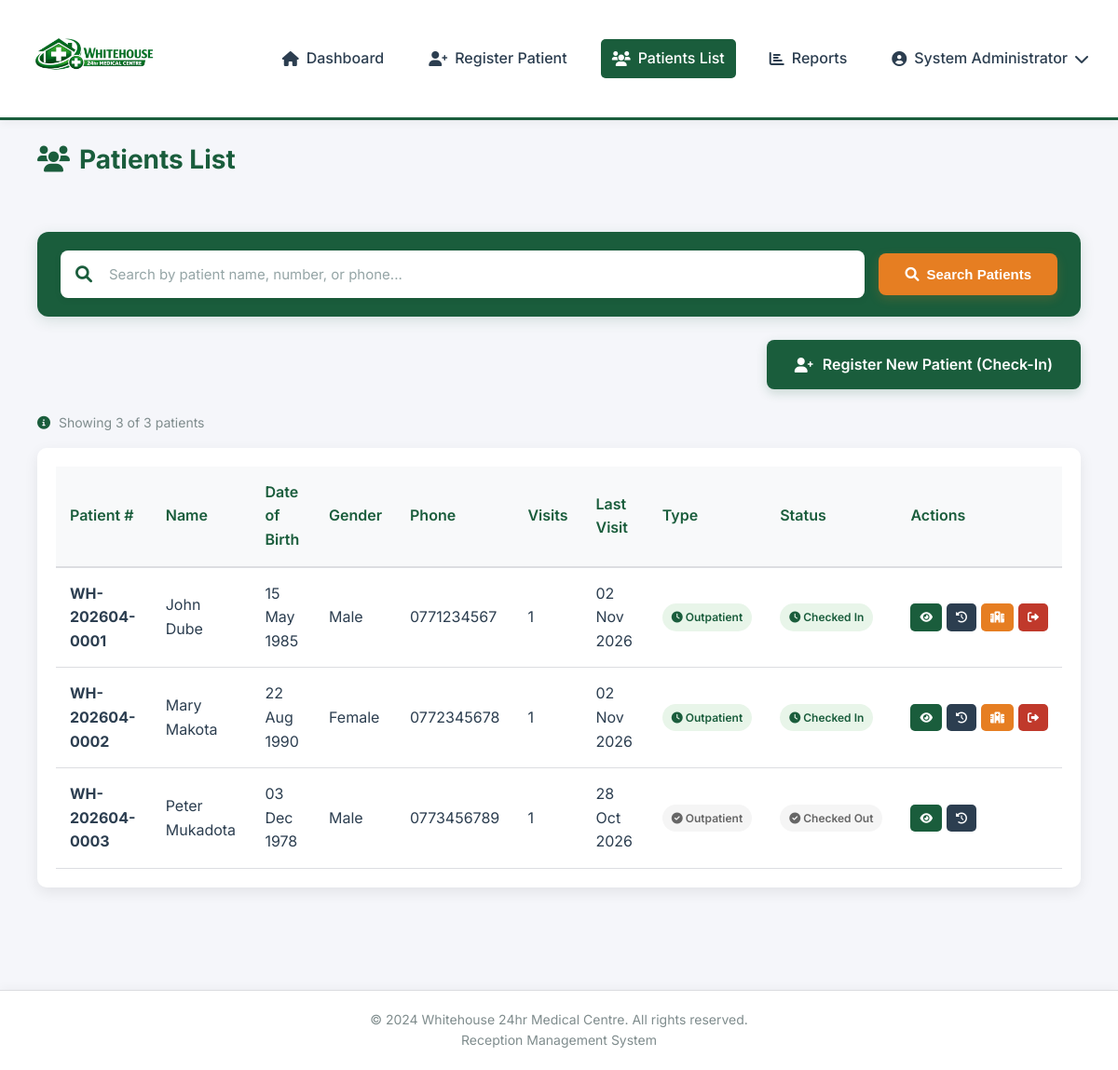
The app's page /pages/patients-list.php (signed in) with its own data.
### tables this page shows
CREATE TABLE patients (
    patient_id INT PRIMARY KEY AUTO_INCREMENT,
    patient_number VARCHAR(20) UNIQUE NOT NULL,
    first_name VARCHAR(50) NOT NULL,
    last_name VARCHAR(50) NOT NULL,
    date_of_birth DATE NOT NULL,
    gender ENUM('Male', 'Female', 'Other') NOT NULL,
    phone VARCHAR(15),
    email VARCHAR(100),
    address TEXT,
    emergency_contact_name VARCHAR(100),
    emergency_contact_phone VARCHAR(15),
    created_at TIMESTAMP DEFAULT CURRENT_TIMESTAMP
);

### pages/patients-list.php (the view, shortened to what this page needs)
<?php
$database = new Database();
$db = $database->getConnection();
$search = $_GET['search'] ?? '';
$sort_by = $_GET['sort_by'] ?? 'created_at';
$sort_order = $_GET['sort_order'] ?? 'DESC';
$allowed_sort = ['created_at', 'last_name', 'patient_number', 'visit_count'];
$sort_by = in_array($sort_by, $allowed_sort) ? $sort_by : 'created_at';
$sort_order = ($sort_order == 'ASC') ? 'ASC' : 'DESC';
$query = "SELECT p.*,
          (SELECT COUNT(*) FROM visits WHERE patient_id = p.patient_id) as visit_count,
          (SELECT status FROM visits WHERE patient_id = p.patient_id ORDER BY check_in_date DESC LIMIT 1) as current_status,
          (SELECT check_in_date FROM visits WHERE patient_id = p.patient_id ORDER BY check_in_date DESC LIMIT 1) as last_visit_date,
          (SELECT COUNT(*) FROM visits v JOIN inpatient_admissions ia ON v.visit_id = ia.visit_id WHERE v.patient_id = p.patient_id AND v.status = 'checked_in' AND ia.actual_discharge_date IS NULL) as is_currently_inpatient
          FROM patients p";
$count_query = "SELECT COUNT(*) as total FROM patients p";
$query .= " ORDER BY p.$sort_by $sort_order";
$page = isset($_GET['page']) ? (int)$_GET['page'] : 1;
$limit = 10;
$offset = ($page - 1) * $limit;
$stmt = $db->prepare($count_query);
$stmt->execute();
$total_records = $stmt->fetch(PDO::FETCH_ASSOC)['total'];
$query .= " LIMIT :limit OFFSET :offset";
$stmt = $db->prepare($query);
$stmt->bindValue(':limit', $limit, PDO::PARAM_INT);
$stmt->bindValue(':offset', $offset, PDO::PARAM_INT);
$stmt->execute();
$patients = $stmt->fetchAll(PDO::FETCH_ASSOC);
include '../includes/header.php';
?>
<div class="container">
    <div class="page-header">
        <h1 class="dashboard-title"><i class="fas fa-users"></i> Patients List</h1>
    </div>
    <div class="search-filter-bar">
        <form method="GET" action="" class="search-form">
            <div class="search-input-group">
                <i class="fas fa-search"></i>
                <input type="text" name="search" placeholder="Search by patient name, number, or phone..." value="<?php echo htmlspecialchars($search); ?>">
            </div>
            <button type="submit" class="btn search-btn"><i class="fas fa-search"></i> Search Patients</button>
        </form>
    </div>
    <div class="section-spacer"></div>
    <div class="register-action-bar">
        <a href="register-patient.php" class="btn btn-success btn-lg-action"><i class="fas fa-user-plus"></i> Register New Patient (Check-In)</a>
    </div>
    <div class="section-spacer"></div>
    <div class="records-count"><i class="fas fa-info-circle"></i> Showing <?php echo count($patients); ?> of <?php echo $total_records; ?> patients</div>
    <div class="table-container">
        <?php if(empty($patients)): ?>
            <div class="empty-message">
                <i class="fas fa-users"></i><h3>No patients found</h3>
                <?php if(!empty($search)): ?>
                    <p>No results match your search criteria. Try different keywords.</p>
                    <a href="patients-list.php" class="btn btn-primary"><i class="fas fa-times"></i> Clear Search</a>
                <?php else: ?>
                    <p>Get started by registering your first patient.</p>
                    <a href="register-patient.php" class="btn btn-success"><i class="fas fa-user-plus"></i> Register New Patient</a>
                <?php endif; ?>
            </div>
        <?php else: ?>
            <table>
                <thead>
                    <tr>
                        <th>Patient #</th><th>Name</th><th>Date of Birth</th><th>Gender</th><th>Phone</th>
                        <th>Visits</th><th>Last Visit</th><th>Type</th><th>Status</th><th>Actions</th>
                    </tr>
                </thead>
                <tbody>
                    <?php foreach($patients as $patient): ?>
                    <tr>
                        <td><strong><?php echo htmlspecialchars($patient['patient_number']); ?></strong></td>
                        <td><?php echo htmlspecialchars($patient['first_name'] . ' ' . $patient['last_name']); ?></td>
                        <td><?php echo date('d M Y', strtotime($patient['date_of_birth'])); ?></td>
                        <td><?php echo $patient['gender']; ?></td>
                        <td><?php echo htmlspecialchars($patient['phone'] ?? 'N/A'); ?></td>
                        <td><?php echo $patient['visit_count']; ?></td>
                        <td><?php echo $patient['last_visit_date'] ? date('d M Y', strtotime($patient['last_visit_date'])) : 'Never'; ?></td>
                        <td>
                            <?php if($patient['is_currently_inpatient'] > 0): ?>
                                <span class="status-badge status-admitted"><i class="fas fa-hospital"></i> Inpatient</span>
                            <?php elseif($patient['current_status'] == 'checked_in'): ?>
                                <span class="status-badge status-checked-in"><i class="fas fa-clock"></i> Outpatient</span>
                            <?php else: ?>
                                <span class="status-badge status-checked-out"><i class="fas fa-check-circle"></i> Outpatient</span>
                            <?php endif; ?>
                        </td>
                        <td>
                            <?php if($patient['current_status'] == 'checked_in'): ?>
                                <span class="status-badge status-checked-in"><i class="fas fa-clock"></i> Checked In</span>
                            <?php else: ?>
                                <span class="status-badge status-checked-out"><i class="fas fa-check-circle"></i> Checked Out</span>
                            <?php endif; ?>
                        </td>
                        <td>
                            <div class="action-buttons">
                                <a href="patient-details.php?id=<?php echo $patient['patient_id']; ?>" class="btn btn-small btn-primary" title="View"><i class="fas fa-eye"></i></a>
                                <a href="patient-history.php?id=<?php echo $patient['patient_id']; ?>" class="btn btn-small btn-info" title="History"><i class="fas fa-history"></i></a>
                                <?php if($patient['current_status'] == 'checked_in'): ?>
                                    <?php if($patient['is_currently_inpatient'] == 0): ?>
                                        <a href="admit-patient.php" class="btn btn-small btn-warning" title="Admit"><i class="fas fa-hospital"></i></a>
                                    <?php endif; ?>
                                    <a href="discharge-patient.php?id=<?php echo $patient['patient_id']; ?>" class="btn btn-small btn-danger" title="Check-Out"><i class="fas fa-sign-out-alt"></i></a>
                                <?php endif; ?>
                            </div>
                        </td>
                    </tr>
                    <?php endforeach; ?>
                </tbody>
            </table>
        <?php endif; ?>
    </div>
</div>
<?php include '../includes/footer.php'; ?>

### includes/header.php (shortened to what this page needs)
<?php
$current_page = basename($_SERVER['PHP_SELF']);
?>
<!DOCTYPE html>
<html lang="en">
<head>
    <link rel="stylesheet" href="../assets/css/style.css">
    <link rel="stylesheet" href="https://cdnjs.cloudflare.com/ajax/libs/font-awesome/6.0.0/css/all.min.css">
</head>
<body>
    <?php if(isset($_SESSION['user_id'])): ?>
    <nav class="navbar">
        <div class="nav-container">
            <div class="nav-brand">
                <a href="dashboard.php">
                    <img src="../assets/images/Whitehouse24hr.png" alt="Whitehouse Medical" class="logo">
                </a>
            </div>
            <ul class="nav-menu" id="navMenu">
                <li><a href="dashboard.php" class="<?php echo $current_page == 'dashboard.php' ? 'active' : ''; ?>"><i class="fas fa-home"></i> Dashboard</a></li>
                <li><a href="register-patient.php" class="<?php echo $current_page == 'register-patient.php' ? 'active' : ''; ?>"><i class="fas fa-user-plus"></i> Register Patient</a></li>
                <li><a href="patients-list.php" class="<?php echo $current_page == 'patients-list.php' ? 'active' : ''; ?>"><i class="fas fa-users"></i> Patients List</a></li>
                <li><a href="reports.php" class="<?php echo $current_page == 'reports.php' ? 'active' : ''; ?>"><i class="fas fa-chart-bar"></i> Reports</a></li>
                <li class="nav-dropdown">
                    <a href="#" class="dropdown-toggle">
                        <i class="fas fa-user-circle"></i>
                        <?php echo htmlspecialchars($_SESSION['full_name'] ?? 'User'); ?>
                        <i class="fas fa-chevron-down"></i>
                    </a>
                </li>
            </ul>
        </div>
    </nav>
    <?php endif; ?>
    <main>

### includes/footer.php (shortened to what this page needs)
    </main>
    <?php if(isset($_SESSION['user_id'])): ?>
    <footer class="footer">
        <div class="footer-container">
            <p>&copy; 2024 Whitehouse 24hr Medical Centre. All rights reserved.</p>
            <p>Reception Management System</p>
        </div>
    </footer>
    <?php endif; ?>
</body>
</html>

### records on screen
patients: patient_number "WH-202604-0001", first_name+last_name "John Dube", date_of_birth "15 May 1985", gender "Male", phone "0771234567", visit_count "1", last_visit_date "02 Nov 2026", shows "Outpatient", shows "Checked In"
patients: patient_number "WH-202604-0002", first_name+last_name "Mary Makota", date_of_birth "22 Aug 1990", gender "Female", phone "0772345678", visit_count "1", last_visit_date "02 Nov 2026", shows "Outpatient", shows "Checked In"
patients: patient_number "WH-202604-0003", first_name+last_name "Peter Mukadota", date_of_birth "03 Dec 1978", gender "Male", phone "0773456789", visit_count "1", last_visit_date "28 Oct 2026", shows "Outpatient", shows "Checked Out"

### other values on screen
$_SESSION['full_name'] "System Administrator"
count($patients) "3"
$total_records "3"
